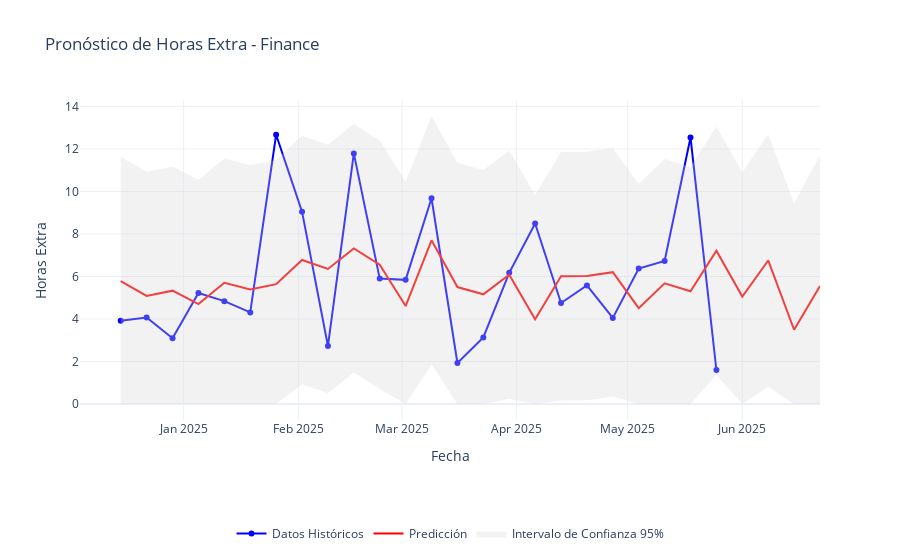
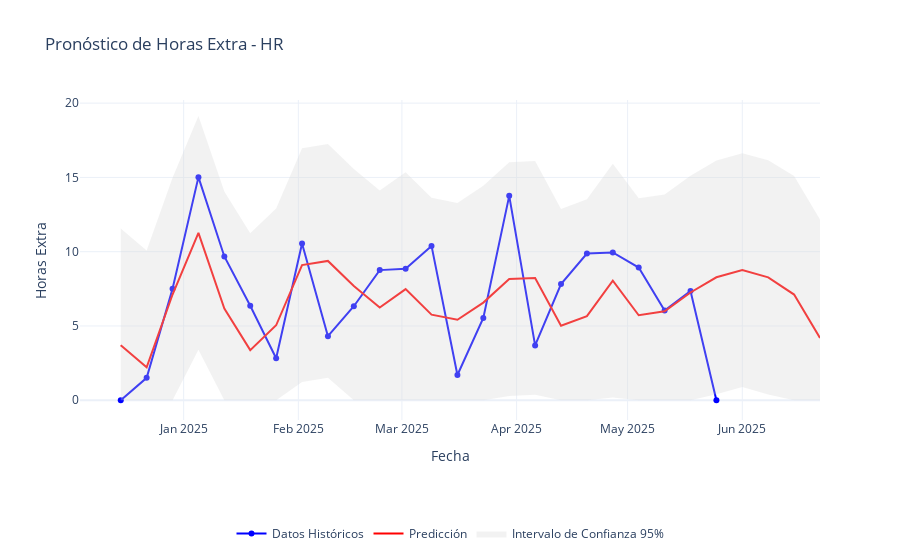
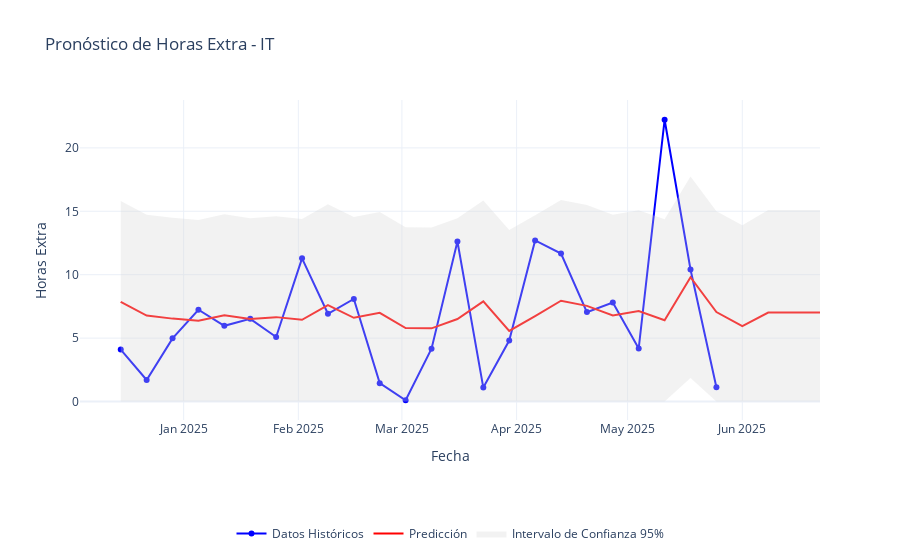
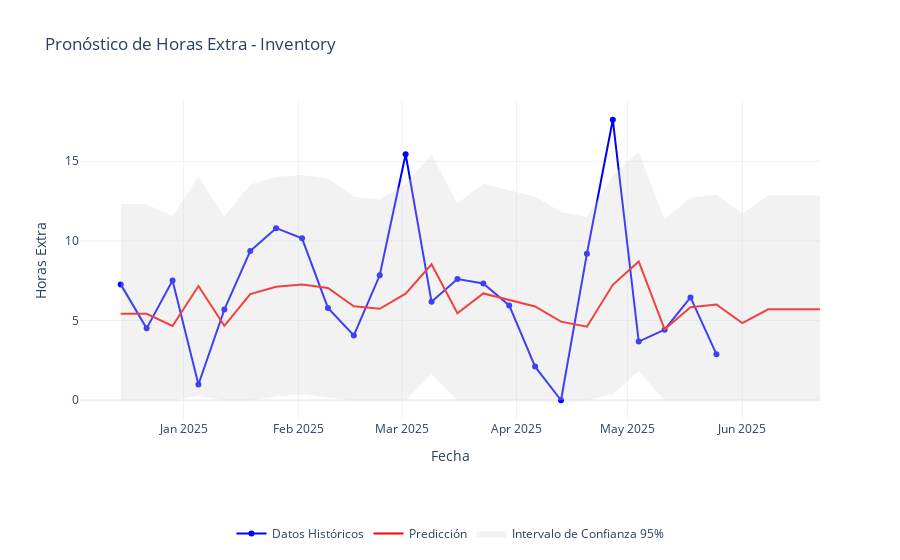

Source (notebook cell) for these figures, in order:
### Markdown cell above
## 6. Visualización de Resultados

Datos históricos de 24 semanas más pronósticos e intervalos de confianza para las próximas 4 semanas.

### Code cell
def generate_predictions_sarima(model, last_date, periods=4):
    """
    Generate predictions using a SARIMA model
    
    Args:
        model: Fitted SARIMA model
        last_date: Last date in the training data
        periods: Number of periods to forecast (default=4)
    
    Returns:
        DataFrame with predictions and confidence intervals
    """
    # Generate forecast
    forecast = model.get_forecast(steps=periods)
    
    # Get predicted mean and confidence intervals
    mean = forecast.predicted_mean
    conf_int = forecast.conf_int()
    
    # Create dates for forecast period
    dates = pd.date_range(start=last_date + pd.Timedelta(days=7), 
                         periods=periods, 
                         freq='W-SUN')
    
    # Create forecast DataFrame
    forecast_df = pd.DataFrame({
        'ds': dates,
        'yhat': mean,
        'yhat_lower': conf_int.iloc[:, 0],
        'yhat_upper': conf_int.iloc[:, 1]
    })
    
    return forecast_df

def plot_forecast(department, historical_data, forecast):
    """Create interactive plot for a department's forecast"""
    
    # Filter historical data for department
    hist_dept = historical_data[historical_data['department'] == department]
    last_24_weeks = hist_dept.tail(24).copy()
    
    # Create figure
    fig = go.Figure()
    
    # Get predictions for historical and future data
    model = department_models[department]
    historical_predictions = model.get_prediction(start=last_24_weeks['work_date'].min())
    historical_mean = historical_predictions.predicted_mean.clip(lower=0)
    historical_ci = historical_predictions.conf_int().clip(lower=0)
    
    # Add historical data with hover
    fig.add_trace(
        go.Scatter(
            x=last_24_weeks['work_date'],
            y=last_24_weeks['total_overtime'],
            name='Datos Históricos',
            mode='markers+lines',
            line=dict(color='blue'),
            hovertemplate="<b>Fecha:</b> %{x}<br>" +
                         "<b>Valor Real:</b> %{y:.1f}<br>" +
                         "<b>Predicción:</b> %{customdata[0]:.1f}<br>" +
                         "<b>IC Inferior:</b> %{customdata[1]:.1f}<br>" +
                         "<b>IC Superior:</b> %{customdata[2]:.1f}<extra></extra>",
            customdata=np.column_stack((
                historical_mean,
                historical_ci.iloc[:, 0],
                historical_ci.iloc[:, 1]
            ))
        )
    )
    
    # Combine historical and future dates/predictions for continuous line
    all_dates = pd.concat([pd.Series(last_24_weeks['work_date']), forecast['ds']])
    all_predictions = pd.concat([pd.Series(historical_mean), forecast['yhat'].clip(lower=0)])
    all_ci_lower = pd.concat([pd.Series(historical_ci.iloc[:, 0]), forecast['yhat_lower'].clip(lower=0)])
    all_ci_upper = pd.concat([pd.Series(historical_ci.iloc[:, 1]), forecast['yhat_upper'].clip(lower=0)])
    
    # Add continuous prediction line
    fig.add_trace(
        go.Scatter(
            x=all_dates,
            y=all_predictions,
            name='Predicción',
            mode='lines',
            line=dict(color='red'),
            hovertemplate="<b>Fecha:</b> %{x}<br>" +
                         "<b>Predicción:</b> %{y:.1f}<br>" +
                         "<b>IC Inferior:</b> %{customdata[0]:.1f}<br>" +
                         "<b>IC Superior:</b> %{customdata[1]:.1f}<extra></extra>",
            customdata=np.column_stack((all_ci_lower, all_ci_upper))
        )
    )
    
    # Add continuous confidence interval with light gray color
    fig.add_trace(
        go.Scatter(
            x=all_dates.tolist() + all_dates.tolist()[::-1],
            y=all_ci_upper.tolist() + all_ci_lower.tolist()[::-1],
            fill='toself',
            fillcolor='rgba(211,211,211,0.3)',  # Light gray with 0.3 opacity
            line=dict(color='rgba(255,255,255,0)'),
            name='Intervalo de Confianza 95%',
            showlegend=True,
            hoverinfo='skip'
        )
    )
    
    # Update layout
    fig.update_layout(
        title=f'Pronóstico de Horas Extra - {department}',
        xaxis_title='Fecha',
        yaxis_title='Horas Extra',
        hovermode='x unified',
        showlegend=True,
        template='plotly_white',
        legend=dict(
            orientation="h",
            yanchor="bottom",
            y=-0.4,
            xanchor="center",
            x=0.5
        )
    )
    
    return fig

# Generar predicciones para cada departamento
print("\nGenerando visualizaciones...")

for department in department_models.keys():
    try:
        # Get last date and generate predictions if needed
        dept_data = historical_data[historical_data['department'] == department]
        last_date = dept_data['work_date'].max()
        
        if department not in department_forecasts:
            forecast = generate_predictions_sarima(department_models[department], last_date)
            department_forecasts[department] = forecast
        
        # Create and display plot
        fig = plot_forecast(
            department,
            historical_data,
            department_forecasts[department]
        )
        fig.show()
        print(f"Visualización generada para {department}")
        
    except Exception as e:
        print(f"Error generando visualización para {department}: {e}")
        continue

print("\nProceso de visualización completado.")
